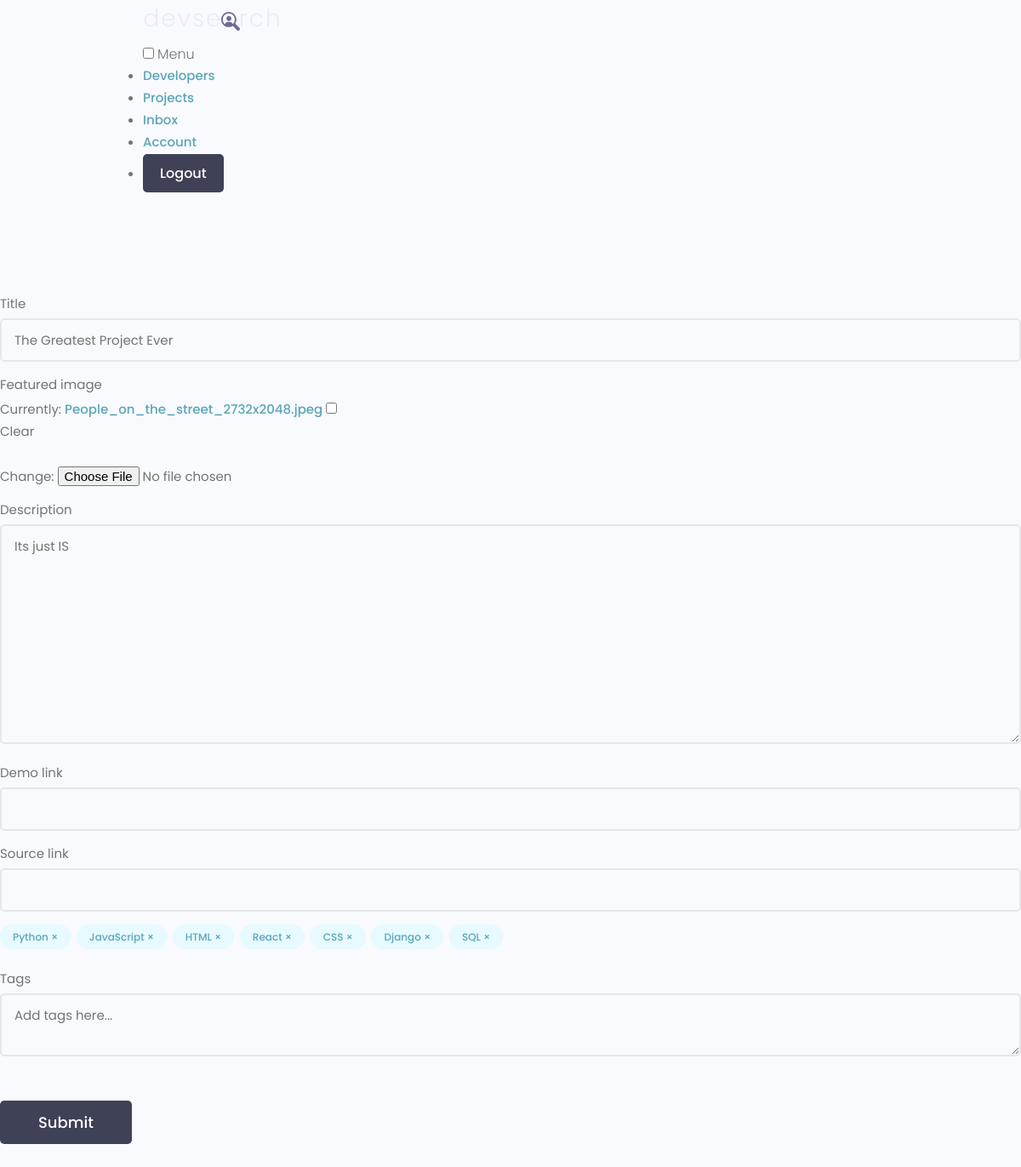
Page /projects/update-projects/ff5394e8-52a8-4cb7-9919-cdef56a9302c/ (signed in) on the committed database.
### projects/models.py (models this page shows, shortened)
class Project(models.Model):
    owner = models.ForeignKey(Profile, null=True, blank=True, on_delete=models.CASCADE)
    title = models.CharField(max_length=200)
    description = models.TextField(null=True, blank=True)
    featured_image = models.ImageField(null=True, blank=True, default="default.jpg")
    demo_link = models.CharField(max_length=2000, null=True, blank=True)
    source_link = models.CharField(max_length=2000, null=True, blank=True)
    tags = models.ManyToManyField('Tag', blank=True)
    vote_total = models.IntegerField(default=0, null=True, blank=True)
    vote_ratio = models.IntegerField(default=0, null=True, blank=True)
    created = models.DateTimeField(auto_now_add=True)
    id = models.UUIDField(default=uuid.uuid4, unique=True, primary_key=True, editable=False)
    class Meta:
        ordering = ['-vote_ratio', '-vote_total']

class Tag(models.Model):
    name = models.CharField(max_length=200)
    created = models.DateTimeField(auto_now_add=True)
    id = models.UUIDField(default=uuid.uuid4, unique=True, primary_key=True, editable=False)

### projects/views.py (the view, shortened to what this page needs)
# urls.py: path('update-projects/<str:pk>/', views.updateProject, name = "update-project"),
@login_required(login_url='login')
def updateProject(request, pk):
    profile = request.user.profile
    project = profile.project_set.get(id=pk)
    form = ProjectForm(instance=project)
    context = {'form': form, 'project': project}
    return render(request, "projects/project_form.html", context)

### projects/forms.py
class ProjectForm(ModelForm):
    class Meta:
        model = Project
        fields = ['title', 'featured_image', 'description',
        'demo_link', 'source_link']
        widgets = {
            'tags': forms.CheckboxSelectMultiple(),
        }
    def __init__(self, *args, **kwargs):
        super(ProjectForm, self).__init__(*args, **kwargs)
        for name, field in self.fields.items():
            field.widget.attrs.update({'class': 'input'})

### projects/templates/projects/project_form.html (shortened to what this page needs)
{% extends 'main.html' %}
{% block content %}
        <main class="formPage my-xl">
            <div class="content-box">
                <div class="formWrapper">
                    <br>
                    <form class="form" method="POST" enctype="multipart/form-data">
                        {% for field in form %}
                        <div class="form__field">
                            <label for="formInput#text">{{field.label}}</label>
                            {{field}}
                        </div>
                        {% endfor %}
                        <div class="form__field">
                            {% for tag in project.tags.all %}
                                <div class="project-tag tag tag--pill tag--main" data-tag="{{tag.id}}"
                                data-project ="{{project.id}}">{{tag.name}} &#215;</div>
                            {% endfor %}
                        </div>
                        <div class="form__field">
                            <label for="formInput#text">Tags</label>
                            <textarea class="input" name="newtags" placeholder="Add tags here..."></textarea>
                        </div>
                        <input class="btn btn--sub btn--lg  my-md" type="submit" value="Submit" />
                    </form>
                </div>
            </div>
        </main>
{% endblock content %}

### static/uikit/styles/modules/_variables.css (style rules this page uses)
:root { --color-main: #5aa5b9; --color-main-light: #e6faff; --color-sub: #3f4156; --color-sub-light: #51546e; --color-sub-lighter: #ededfd; --color-text: #737373; --color-gray: #8b8b8b; --color-light: #e5e7eb; --color-light-gray: #767676; --color-bg: #f8fafd; --color-white: #fffefd; --color-white-light: #f3f3f3; --color-success: #359e64; --color-success-bg: #def8e8; --color-error: #fc4b0b; --color-error-bg: #fff2ee; --font-base: 'Poppins', arial, helvetica, 'Segoe UI', roboto, ubuntu, sans-serif; --font-monospace: 'Fira Code', 'Courier New', courier, monospace; --font-regular: 300; --font-medium: 500; --font-bold: 700; --generic-shadow: 1px 1px 5px #00000010; --generic-transition: all 0.3s ease-in-out; }

### static/uikit/styles/modules/_base.css (style rules this page uses)
* { margin: 0; padding: 0; box-sizing: border-box; text-rendering: optimizeLegibility; color: inherit; font-size: inherit; }
html { font-size: 50%; }
@media only screen and (min-width: 480px) { html { font-size: 56.25%; } }
@media only screen and (min-width: 1200px) { html { font-size: 62.5%; } }
body { line-height: 1.6; font-weight: 400; font-size: 1.5rem; color: var(--color-text); background-color: var(--color-bg); min-height: 100vh; }

### static/uikit/styles/modules/_typography.css (style rules this page uses)
* { font-family: var(--font-base); }
a { padding-bottom: 2px; text-decoration: none; display: inline-block; color: var(--color-main); font-weight: var(--font-medium); }

### static/uikit/styles/modules/_utilities.css (style rules this page uses)
.my-md { margin: 3rem auto; }
.my-xl { margin: 8rem auto; }

### static/uikit/styles/modules/_button.css (style rules this page uses)
.btn { display: inline-block; position: relative; cursor: pointer; background-color: var(--color-light); font-weight: var(--font-medium); color: var(--color-sub); text-decoration: none; padding: 1rem 2rem; border-radius: 0.5rem; border: none; width: -webkit-fit-content; width: -moz-fit-content; width: fit-content; height: -webkit-fit-content; height: -moz-fit-content; height: fit-content; font-size: 1.6rem; outline-width: 0; outline-color: transparent; -webkit-backface-visibility: hidden; backface-visibility: hidden; transition: all 0.3s ease-in-out; }
.btn--sub { background-color: var(--color-sub); color: var(--color-white); }
.btn--lg { font-size: 1.8rem; padding: 1.2rem 4.5rem; }

### static/uikit/styles/modules/_form.css (style rules this page uses)
.form { display: block; }
.form__field { margin-top: 1.5rem; margin-bottom: 1.5rem; }
.form__label, .form__field > label { display: block; margin-bottom: 0.5rem; color: var(--color-text); }
input.input[type='text'], input.input[type='email'], input.input[type='password'], input.input[type='number'], select.input, textarea.input { min-width: 24rem; width: 100%; padding: 1.2rem 1.5rem; border-radius: 0.5rem; border: 2px solid var(--color-light); transition: all 0.3s ease-in-out; background-color: var(--color-bg); }

### static/uikit/styles/modules/_tag.css (style rules this page uses)
.tag { display: inline-flex; align-items: center; background-color: var(--color-sub); height: -webkit-fit-content; height: -moz-fit-content; height: fit-content; width: -webkit-fit-content; width: -moz-fit-content; width: fit-content; border-radius: 0.5rem; padding: 0.5rem 1.5rem; font-size: 1.2rem; cursor: pointer; }
.tag:not(:last-child) { margin-right: 0.25rem; margin-bottom: 0.75rem; }
.tag--pill { border-radius: 5rem; }
.tag--main, .tag--main > small { background: var(--color-main-light); color: var(--color-main); font-weight: 500; }

### rows in the picture
Project: form "The Greatest Project Ever" "Its just IS"
Tag: name "Python"
Tag: name "JavaScript"
Tag: name "HTML"
Tag: name "React"
Tag: name "CSS"
Tag: name "Django"
Tag: name "SQL"

### other values in the picture
{{ field.label }} "Title" "Featured image" "Description" "Demo link" "Source link"
